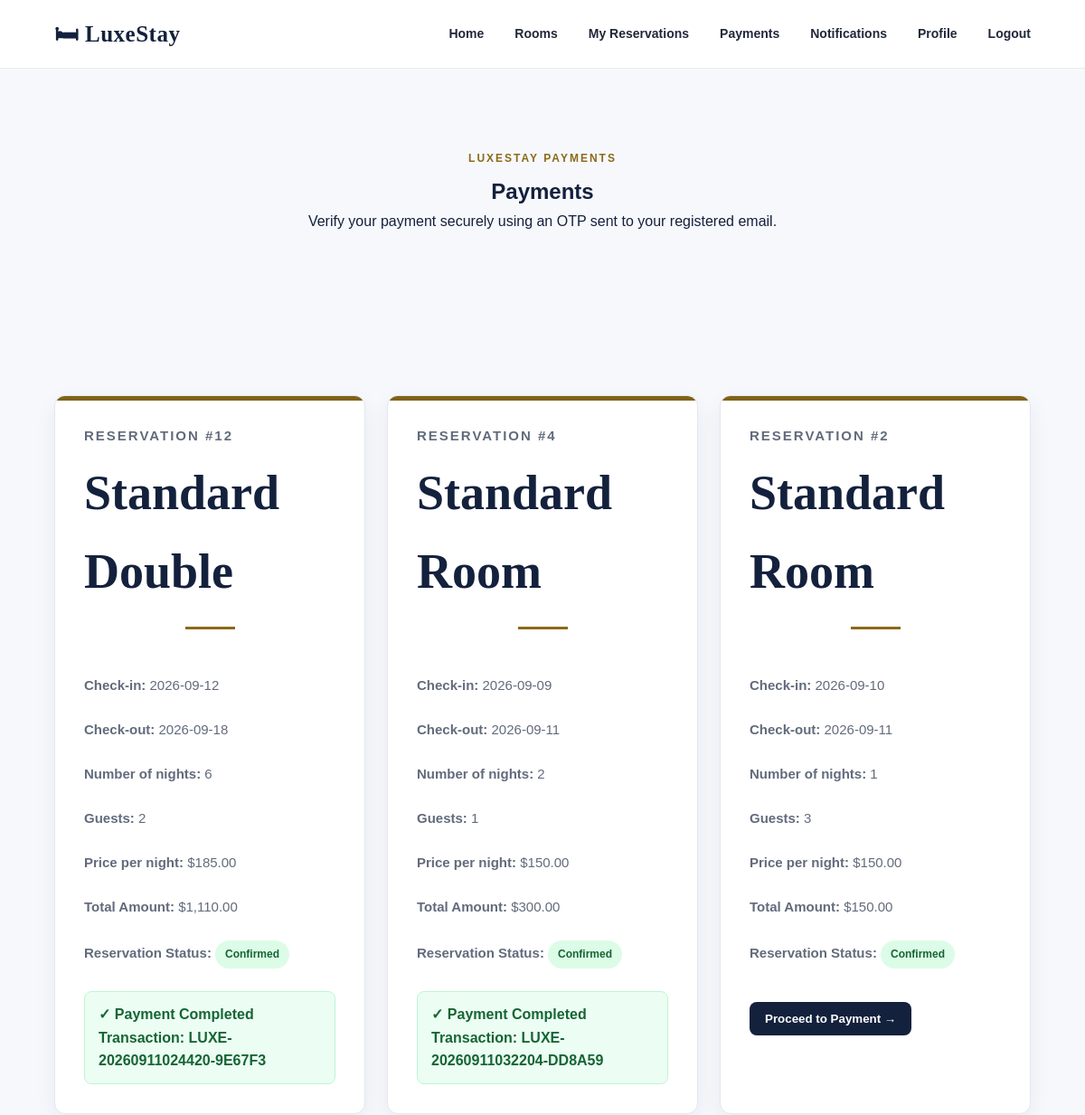
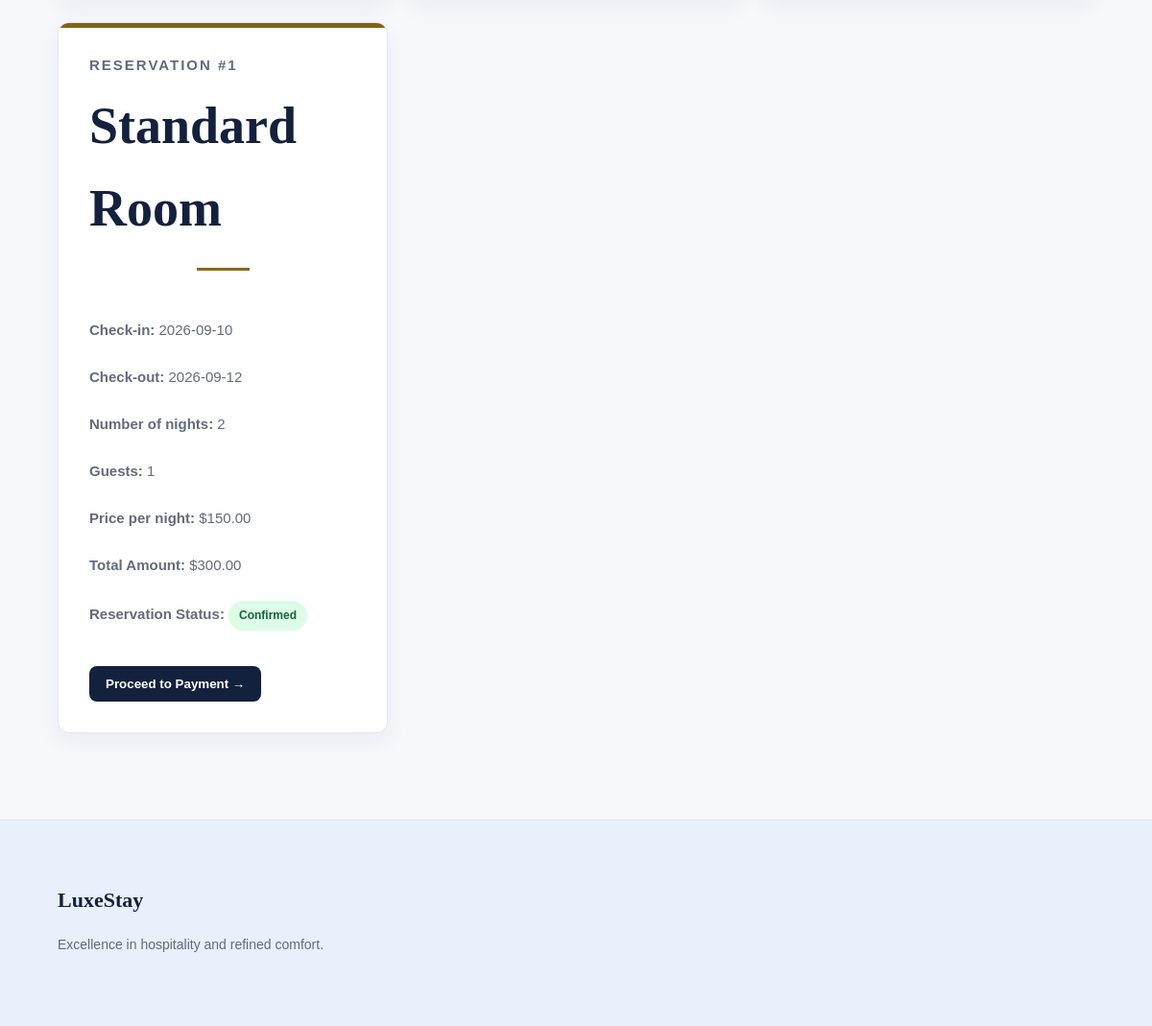
The page /views/payments/index.php (signed in) on the database its author committed (2 pictures, top to bottom).
### tables this page shows
CREATE TABLE IF NOT EXISTS `reservations` (
  `id` int NOT NULL AUTO_INCREMENT,
  `user_id` int NOT NULL,
  `room_id` int NOT NULL,
  `check_in` date NOT NULL,
  `check_out` date NOT NULL,
  `guests` int NOT NULL DEFAULT '1',
  `special_requests` text,
  `status` varchar(20) NOT NULL DEFAULT 'pending',
  `created_at` timestamp NULL DEFAULT CURRENT_TIMESTAMP,
  `deleted_at` datetime DEFAULT NULL,
  PRIMARY KEY (`id`)
);

CREATE TABLE IF NOT EXISTS `rooms` (
  `id` int NOT NULL AUTO_INCREMENT,
  `room_number` varchar(20) NOT NULL,
  `room_type` varchar(100) NOT NULL,
  `description` text,
  `price` decimal(10,2) NOT NULL,
  `capacity` int NOT NULL DEFAULT '2',
  `floor` int DEFAULT NULL,
  `status` enum('available','maintenance','inactive') DEFAULT 'available',
  `image` varchar(255) DEFAULT NULL,
  `created_at` timestamp NULL DEFAULT CURRENT_TIMESTAMP,
  PRIMARY KEY (`id`),
  UNIQUE KEY `room_number` (`room_number`)
);

CREATE TABLE IF NOT EXISTS `payments` (
  `id` int NOT NULL AUTO_INCREMENT,
  `booking_id` int NOT NULL,
  `amount` decimal(10,2) NOT NULL,
  `payment_method` varchar(50) DEFAULT NULL,
  `transaction_reference` varchar(100) DEFAULT NULL,
  `status` enum('pending','paid','failed','refunded') DEFAULT 'pending',
  `paid_at` timestamp NULL DEFAULT NULL,
  `created_at` timestamp NULL DEFAULT CURRENT_TIMESTAMP,
  PRIMARY KEY (`id`),
  KEY `booking_id` (`booking_id`)
);

### views/payments/index.php (the view, shortened to what this page needs)
<?php
$userId = (int) ($_SESSION['user']['id'] ?? 0);
$db = Database::connect();
$stmt = $db->prepare("
    SELECT
        r.id,
        r.room_id,
        r.check_in,
        r.check_out,
        r.guests,
        r.status,
        r.created_at,
        rm.room_type AS room_name,
        rm.price
    FROM reservations r
    INNER JOIN rooms rm
        ON r.room_id = rm.id
    WHERE r.user_id = ?
    ORDER BY r.created_at DESC
");
$stmt->execute([
    $userId
]);
$reservations =
    $stmt->fetchAll(PDO::FETCH_ASSOC);
$paidPaymentsByReservation = [];
try {
    $paidStmt = $db->query("
        SELECT
            booking_id,
            amount,
            transaction_reference,
            paid_at
        FROM payments
        WHERE LOWER(TRIM(status)) = 'paid'
        ORDER BY id DESC
    ");
    while ($paidPayment = $paidStmt->fetch(PDO::FETCH_ASSOC)) {
        $bookingId = (int) $paidPayment['booking_id'];
        if (!isset($paidPaymentsByReservation[$bookingId])) {
            $paidPaymentsByReservation[$bookingId] = $paidPayment;
        }
    }
} catch (PDOException $e) {
    $paidPaymentsByReservation = [];
}
?>
<!DOCTYPE html>
<html lang="en">
<head>
<link
    rel="stylesheet"
    href="/public/css/style.css"
>
</head>
<body>
<header>
    <div class="logo">
        <a
            href="/index.php"
            style="
                color: inherit;
                text-decoration: none;
            "
        >
            🛏 LuxeStay
        </a>
    </div>
    <nav>
        <a href="/index.php">
            Home
        </a>
        <a href="/views/rooms/index.php">
            Rooms
        </a>
        <a href="/views/bookings/index.php">
            My Reservations
        </a>
        <a href="/views/payments/index.php">
            Payments
        </a>
        <a href="/views/notifications/index.php">
            Notifications
        </a>
        <a href="/views/customers/profile.php">
            Profile
        </a>
        <a href="/logout.php">
            Logout
        </a>
    </nav>
</header>
<main>
<section class="welcome">
    <p class="eyebrow">
        LUXESTAY PAYMENTS
    </p>
    <h1>
        Payments
    </h1>
    <p>
        Verify your payment securely using an OTP sent to your registered email.
    </p>
</section>
<section class="welcome">
    <?php if (empty($reservations)): ?>
        <article>
            <h2>
                No Reservations Found
            </h2>
            <p>
                You need to make a reservation before making a payment.
            </p>
            <a href="/views/rooms/index.php">
                Explore Rooms →
            </a>
        </article>
    <?php else: ?>
        <div class="cards">
            <?php foreach ($reservations as $reservation): ?>
                <?php
                $checkIn =
                    new DateTime($reservation['check_in']);
                $checkOut =
                    new DateTime($reservation['check_out']);
                $nights =
                    $checkIn->diff($checkOut)->days;
                $price =
                    (float) $reservation['price'];
                $total =
                    $nights * $price;
                $status =
                    strtolower(
                        trim(
                            (string) $reservation['status']
                        )
                    );
                ?>
                <article class="payment-card">
                    <p class="eyebrow">
                        RESERVATION
                        #<?= (int) $reservation['id'] ?>
                    </p>
                    <h2>
                        <?= htmlspecialchars(
                            $reservation['room_name']
                        ) ?>
                    </h2>
                    <p>
                        <strong>Check-in:</strong>
                        <?= htmlspecialchars(
                            $reservation['check_in']
                        ) ?>
                    </p>
                    <p>
                        <strong>Check-out:</strong>
                        <?= htmlspecialchars(
                            $reservation['check_out']
                        ) ?>
                    </p>
                    <p>
                        <strong>Number of nights:</strong>
                        <?= $nights ?>
                    </p>
                    <p>
                        <strong>Guests:</strong>
                        <?= (int) $reservation['guests'] ?>
                    </p>
                    <p>
                        <strong>Price per night:</strong>
                        $<?= number_format($price, 2) ?>
                    </p>
                    <p>
                        <strong>Total Amount:</strong>
                        $<?= number_format($total, 2) ?>
                    </p>
                    <p>
                        <strong>Reservation Status:</strong>
                        <span
                            class="payment-status <?= htmlspecialchars($status) ?>"
                        >
                            <?= htmlspecialchars(
                                ucfirst($status)
                            ) ?>
                        </span>
                    </p>
                    <?php if ($status === 'confirmed'): ?>
                        <?php
                        $payment =
                            $paidPaymentsByReservation[
                                (int) $reservation['id']
                            ] ?? null;
                        $isPaid =
                            $payment !== null;
                        ?>
                        <?php if ($isPaid): ?>
                            <div class="paid-message">
                                ✓ Payment Completed
                                <?php if (
                                    !empty(
                                        $payment[
                                            'transaction_reference'
                                        ]
                                    )
                                ): ?>
                                    <br>
                                    Transaction:
                                    <?= htmlspecialchars(
                                        $payment[
                                            'transaction_reference'
                                        ]
                                    ) ?>
                                <?php endif; ?>
                            </div>
                        <?php else: ?>
                            <form method="POST">
                                <button
                                    type="submit"
                                    class="payment-button"
                                >
                                    Proceed to Payment →
                                </button>
                            </form>
                        <?php endif; ?>
                    <?php elseif ($status === 'cancelled'): ?>
                        <p>
                            This reservation has been cancelled.
                        </p>
                    <?php endif; ?>
                </article>
            <?php endforeach; ?>
        </div>
    <?php endif; ?>
</section>
</main>
<footer>
<div>
    <strong>
        LuxeStay
    </strong>
    <p>
        Excellence in hospitality and refined comfort.
    </p>
</div>
</footer>
</body>
</html>

### public/css/style.css (style rules this page uses)
* { margin: 0; padding: 0; box-sizing: border-box; }
html { scroll-behavior: smooth; }
body { font-family: Arial, Helvetica, sans-serif; background: #f7f8fc; color: #14213d; line-height: 1.6; }
header { height: 76px; background: #ffffff; display: flex; align-items: center; justify-content: space-between; padding: 0 5%; border-bottom: 1px solid #e8ebf2; position: relative; z-index: 10; }
.logo { font-family: Georgia, "Times New Roman", serif; font-size: 25px; font-weight: 700; color: #14213d; letter-spacing: 0.5px; }
nav { display: flex; align-items: center; gap: 34px; }
nav a { text-decoration: none; color: #20283a; font-size: 14px; font-weight: 600; transition: 0.25s ease; }
.eyebrow { color: #8a6a18; font-size: 12px; font-weight: 700; letter-spacing: 2px; margin-bottom: 14px; }
.welcome { padding: 90px 5%; max-width: 1300px; margin: auto; text-align: center; }
.welcome .eyebrow { margin-bottom: 8px; }
.welcome h2 { font-family: Georgia, "Times New Roman", serif; font-size: clamp(36px, 5vw, 54px); color: #14213d; margin-bottom: 50px; }
.welcome h2::after { content: ""; display: block; width: 55px; height: 3px; background: #8a6a18; margin: 18px auto 0; }
.cards { display: grid; grid-template-columns: repeat(3, 1fr); gap: 24px; text-align: left; }
.cards article { background: #ffffff; border: 1px solid #e3e7ef; border-radius: 12px; padding: 32px; min-height: 245px; box-shadow: 0 8px 25px rgba(20, 33, 61, 0.06); transition: 0.3s ease; position: relative; overflow: hidden; }
.cards article::before { content: ""; display: block; height: 5px; width: 100%; background: #80621a; position: absolute; top: 0; left: 0; }
.cards p { color: #626b7c; font-size: 15px; margin-bottom: 25px; }
footer { background: #eaf0fb; border-top: 1px solid #dce3ef; padding: 65px 5%; display: grid; grid-template-columns: 1.5fr 1fr 1fr; gap: 50px; }
footer strong { display: block; font-family: Georgia, "Times New Roman", serif; font-size: 22px; color: #14213d; margin-bottom: 18px; }
footer p { color: #626b7c; font-size: 14px; margin-bottom: 9px; }

### views/payments/index.php (style rules this page uses)
.payment-card { position: relative; }
.payment-status { display: inline-block; padding: 6px 11px; border-radius: 999px; font-size: 12px; font-weight: 700; text-transform: capitalize; }
.payment-status.confirmed { background: #dcfce7; color: #166534; }
.payment-button { display: inline-block; margin-top: 12px; padding: 11px 17px; border: 0; border-radius: 8px; background: #14213d; color: #ffffff; font-weight: 700; cursor: pointer; text-decoration: none; }
.paid-message { margin-top: 15px; padding: 12px 15px; background: #ecfdf3; border: 1px solid #bbf7d0; border-radius: 8px; color: #166534; font-weight: 700; }

### rows shown on the page
reservations: id "12", room.room_type "Standard Double", check_in "2026-09-12", check_out "2026-09-18", nights "6", guests "2", room.price "185.00", total "1,110.00", status "Confirmed", id.transaction_reference "LUXE-20260911024420-9E67F3"
reservations: id "4", room.room_type "Standard Room", check_in "2026-09-09", check_out "2026-09-11", nights "2", guests "1", room.price "150.00", total "300.00", status "Confirmed", id.transaction_reference "LUXE-20260911032204-DD8A59"
reservations: id "2", room.room_type "Standard Room", check_in "2026-09-10", check_out "2026-09-11", nights "1", guests "3", room.price "150.00", status "Confirmed"
reservations: id "1", room.room_type "Standard Room", check_in "2026-09-10", check_out "2026-09-12", nights "2", guests "1", room.price "150.00", total "300.00", status "Confirmed"
